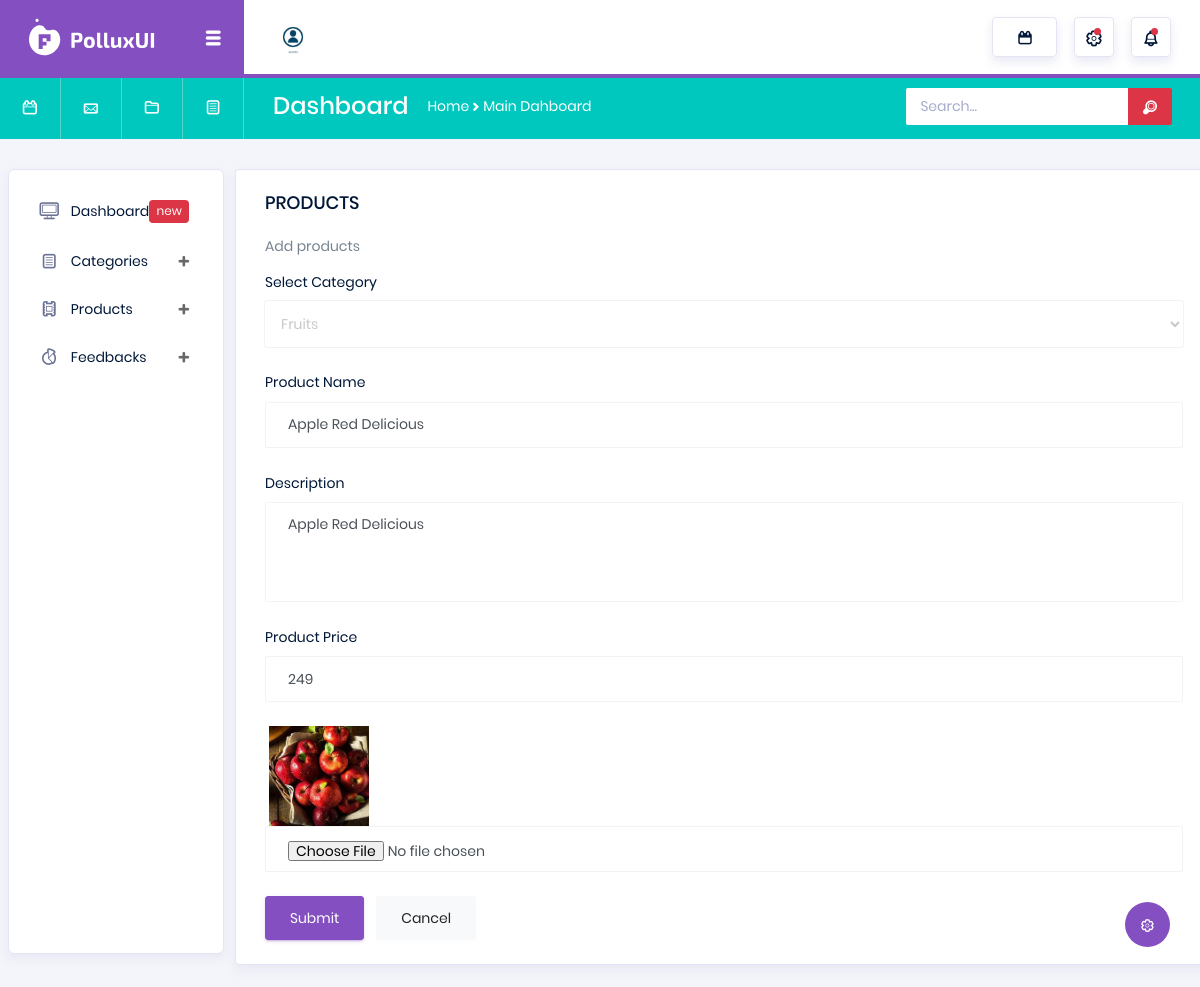
The app's page /Backend/edit_products/1/ with its own data.
### Backend/models.py (models this page shows)
class ProductDB(models.Model):
    Category = models.CharField(max_length=100, null=True, blank=True)
    Product_Name = models.CharField(max_length=100, null=True, blank=True)
    Product_Price = models.IntegerField(null=True, blank=True)
    Product_Description = models.CharField(max_length=100, null=True, blank=True)
    Product_Image = models.ImageField(upload_to="Product Images", null=True, blank=True)

### Backend/views.py (the view)
# urls.py: path('edit_products/<int:p_id>/', views.edit_products, name="edit_products"),
def edit_products(req, p_id):
    pdata = ProductDB.objects.get(id=p_id)
    cdata = categoriesDB.objects.all()
    return render(req, "editProducts.html", {'pdata': pdata, 'cdata':cdata})

### Backend/templates/editProducts.html (shortened to what this page needs)
<!DOCTYPE html>
{% extends 'index.html' %}
{% block content %}
<html lang="en">
<head>
</head>
<body>
<div class="col-10 grid-margin stretch-card">
              <div class="card">
                <div class="card-body">
                  <h4 class="card-title">PRODUCTS</h4>
                  <p class="card-description">
                    Add products
                  </p>
                  <form class="forms-sample" method="post" action="{% url 'update_products' p_id=pdata.id %}" enctype="multipart/form-data">
                    <div class="form-group">
                      <label for="exampleSelectGender">Select Category</label>
                        <select class="form-control" id="exampleSelectGender" name="p_select">
                          <option>{{pdata.Category}}</option>
                        </select>
                      </div>
                    <div class="form-group">
                      <label for="exampleInputName1">Product Name</label>
                      <input type="text" class="form-control" value="{{pdata.Product_Name}}" id="exampleInputName1" name="p_name" placeholder="Name">
                    </div>
                    <div class="form-group">
                      <label for="exampleTextarea1">Description</label>
                      <textarea class="form-control" id="exampleTextarea1" name="p_description" rows="5">{{pdata.Product_Description}}</textarea>
                    </div>
                    <div class="form-group">
                      <label for="exampleInputName1">Product Price</label>
                      <input type="number" class="form-control" id="" name="p_price" value="{{pdata.Product_Price}}" placeholder="Price">
                    </div>
                    <div class="form-group">
                      <img src="{{pdata.Product_Image.url}}" width="100px" height="100px">
                      <input type="file" name="p_image" class="form-control">
                    </div>
                    <button type="submit" class="btn btn-primary mr-2">Submit</button>
                    <button class="btn btn-light">Cancel</button>
                  </form>
                </div>
              </div>
            </div>
</body>
</html>
{% endblock %}

### records on screen
ProductDB: p_select "Fruits", p_name "Apple Red Delicious", p_description "Apple Red Delicious", p_price "249", Product_Image (picture)
